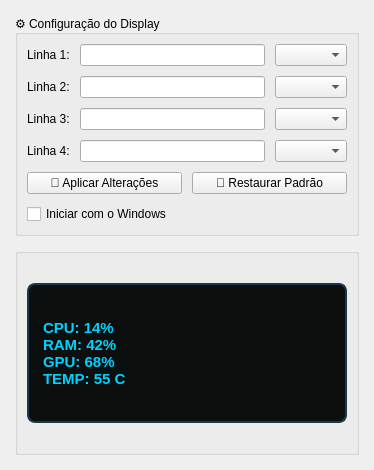
<?xml version="1.0" encoding="UTF-8"?>
<ui version="4.0">
 <class>MainWindow</class>
 <widget class="QMainWindow" name="MainWindow">
  <property name="geometry">
   <rect>
    <x>0</x>
    <y>0</y>
    <width>374</width>
    <height>470</height>
   </rect>
  </property>
  <property name="minimumSize">
   <size>
    <width>374</width>
    <height>470</height>
   </size>
  </property>
  <property name="maximumSize">
   <size>
    <width>374</width>
    <height>470</height>
   </size>
  </property>
  <property name="windowTitle">
   <string>ESP32 PC Monitor</string>
  </property>
  <widget class="QWidget" name="centralwidget">
   <layout class="QVBoxLayout" name="verticalLayout_global">
    <property name="spacing">
     <number>12</number>
    </property>
    <property name="leftMargin">
     <number>15</number>
    </property>
    <property name="topMargin">
     <number>15</number>
    </property>
    <property name="rightMargin">
     <number>15</number>
    </property>
    <property name="bottomMargin">
     <number>15</number>
    </property>
    <item>
     <widget class="QGroupBox" name="groupBoxConfig">
      <property name="title">
       <string>⚙️ Configuração do Display</string>
      </property>
      <layout class="QGridLayout" name="gridLayout">
       <property name="spacing">
        <number>10</number>
       </property>
       <item row="0" column="0">
        <widget class="QLabel" name="labelLinha1">
         <property name="text">
          <string>Linha 1:</string>
         </property>
        </widget>
       </item>
       <item row="1" column="1">
        <widget class="QLineEdit" name="lineEditTexto2"/>
       </item>
       <item row="2" column="2">
        <widget class="QComboBox" name="comboBoxLinha3"/>
       </item>
       <item row="3" column="1">
        <widget class="QLineEdit" name="lineEditTexto4"/>
       </item>
       <item row="2" column="1">
        <widget class="QLineEdit" name="lineEditTexto3"/>
       </item>
       <item row="2" column="0">
        <widget class="QLabel" name="labelLinha3">
         <property name="text">
          <string>Linha 3:</string>
         </property>
        </widget>
       </item>
       <item row="1" column="0">
        <widget class="QLabel" name="labelLinha2">
         <property name="text">
          <string>Linha 2:</string>
         </property>
        </widget>
       </item>
       <item row="1" column="2">
        <widget class="QComboBox" name="comboBoxLinha2"/>
       </item>
       <item row="3" column="2">
        <widget class="QComboBox" name="comboBoxLinha4"/>
       </item>
       <item row="3" column="0">
        <widget class="QLabel" name="labelLinha4">
         <property name="text">
          <string>Linha 4:</string>
         </property>
        </widget>
       </item>
       <item row="7" column="0" colspan="3">
        <layout class="QHBoxLayout" name="horizontalLayoutChecks">
         <item>
          <widget class="QCheckBox" name="checkBoxIniciarPC">
           <property name="text">
            <string>Iniciar com o Windows</string>
           </property>
          </widget>
         </item>
        </layout>
       </item>
       <item row="6" column="0" colspan="3">
        <layout class="QHBoxLayout" name="horizontalLayoutButtons">
         <item>
          <widget class="QPushButton" name="pushButtonAplicar">
           <property name="text">
            <string>💾 Aplicar Alterações</string>
           </property>
          </widget>
         </item>
         <item>
          <widget class="QPushButton" name="pushButtonRestaurar">
           <property name="text">
            <string>🔄 Restaurar Padrão</string>
           </property>
          </widget>
         </item>
        </layout>
       </item>
       <item row="0" column="2">
        <widget class="QComboBox" name="comboBoxLinha1"/>
       </item>
       <item row="0" column="1">
        <widget class="QLineEdit" name="lineEditTexto1"/>
       </item>
      </layout>
     </widget>
    </item>
    <item>
     <widget class="QGroupBox" name="groupBoxPreview">
      <property name="title">
       <string/>
      </property>
      <layout class="QVBoxLayout" name="verticalLayoutPreview">
       <item>
        <widget class="QLabel" name="label">
         <property name="minimumSize">
          <size>
           <width>320</width>
           <height>120</height>
          </size>
         </property>
         <property name="maximumSize">
          <size>
           <width>380</width>
           <height>140</height>
          </size>
         </property>
         <property name="styleSheet">
          <string notr="true">background-color: #0b0f0e;
color: #00d2ff;
font-family: 'Consolas', 'Courier New', monospace;
font-size: 15px;
font-weight: bold;
border-radius: 8px;
border: 2px solid #1a3a4b;
padding: 10px;</string>
         </property>
         <property name="text">
          <string>CPU: 14%
RAM: 42%
GPU: 68%
TEMP: 55 C</string>
         </property>
         <property name="alignment">
          <set>Qt::AlignmentFlag::AlignLeading|Qt::AlignmentFlag::AlignLeft|Qt::AlignmentFlag::AlignVCenter</set>
         </property>
        </widget>
       </item>
      </layout>
     </widget>
    </item>
   </layout>
  </widget>
 </widget>
 <resources/>
 <connections/>
</ui>
